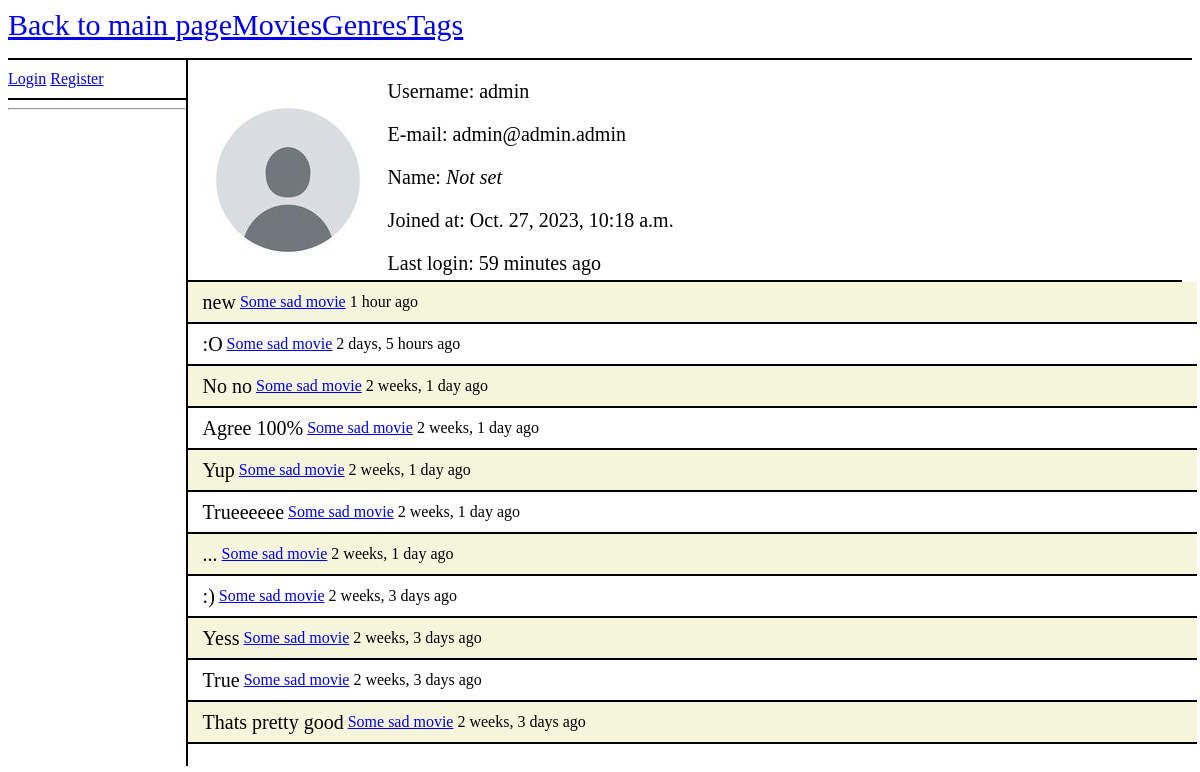
The page /movies/profile/1/ on the database its author committed.
### movies/models.py (models this page shows, shortened)
class Profile(models.Model):
    user = models.OneToOneField(User, on_delete=models.CASCADE)
    image = models.ImageField(default='default.jpg', upload_to='profile_pics')

class Comment(models.Model):
    content = models.TextField(max_length=500)
    author = models.ForeignKey(User, on_delete=models.SET_NULL, null=True)
    created_at = models.DateTimeField(auto_now_add=True)
    created_in = models.ForeignKey(Movie, on_delete=models.SET_NULL, null=True)
    reply = models.BooleanField(default=False)
    reply_to = models.ForeignKey('self', on_delete=models.SET_NULL, null=True)
    liked_by = models.ManyToManyField(User, related_name='liked_by')
    def __str__(self):
        return self.content

class Movie(models.Model):
    name = models.CharField(max_length=100)
    description = models.TextField(max_length=500)
    created_at = models.DateTimeField(auto_now_add=True)
    updated_at = models.DateTimeField(auto_now=True)
    created_by = models.ForeignKey(User, on_delete=models.SET_NULL, null=True, related_name='movies_created')
    updated_by = models.ForeignKey(User, on_delete=models.SET_NULL, null=True, related_name='movies_updated')
    public = models.BooleanField(default=False)
    genres = models.ManyToManyField(Genre)
    tags = models.ManyToManyField(Tag)
    image = models.ImageField(default='default-movie.png', upload_to='movie_pics')
    def __str__(self):
        return self.name

### movies/views.py (the view)
# urls.py: path("profile/<int:user_id>/", views.user_profile, name="user_profile"),
def user_profile(request, user_id):
    context = {}
    user = get_object_or_404(User, pk=user_id)
    if request.user.is_staff:
        comments = user.comment_set.all().order_by('-created_at')
    else:
        comments = user.comment_set.filter(created_in__public = True).order_by('-created_at')
    context["user"] = user
    context["comments"] = comments
    return render(request, "movies/user_profile.html", context)

### movies/templates/movies/user_profile.html (shortened to what this page needs)
{% extends 'movies/template.html' %}
{% load static %}
{% block left_panel %}
    <hr/>
{% endblock left_panel %}
{% block content %}
    <div class = "profile">
        <div class = "profile-info">
            <div class="movie-picture">
                <img src="{{ user.profile.image.url }}" alt="Profile picture">
            </div>
            <div class="profile-user-info">
                <p>Username: {{ user.username }}</p>
                {% if user.email %}
                    <p>E-mail: {{ user.email }}</p>
                {% else %}
                    <p>E-mail: <i>Not set</i></p>
                {% endif %}
                {% if user.first_name %}
                    <p>Name: {{ user.first_name }}</p>
                {% else %}
                    <p>Name: <i>Not set</i></p>
                {% endif %}
                <p>Joined at: {{ user.date_joined }}</p>
                <p>Last login: {{ user.last_login|timesince }} ago</p>
            </div>
        </div>
        {% for comment in comments %}
            <div class = "comment">
                {{ comment }} <span class = "comment-author">&nbsp<a href="{% url 'movie_detail' comment.created_in.id %}">{{ comment.created_in }}</a> {{ comment.created_at|timesince }} ago</span><br/>
            </div>
        {% endfor %}
    </div>
{% endblock content %}

### movies/static/styles/main.css (style rules this page uses)
body { background-color: white; }
.movie, .genre, .tag, .comment { font-size: 20px; min-height:40px; width:100%; border-bottom: 2px solid black; display: flex; align-items: center; padding-left: 15px; }
.comment-author { font-size: 16px; }
.movie:nth-child(2n), .genre:nth-child(2n), .tag:nth-child(2n), .comment:nth-child(2n) { background-color: #F5F5DC; }
.profile { float:left; width: 84%; height:90%; font-size: 20px; }
.profile-info { height: 200px; border-bottom: 2px solid black; }
.profile-picture > img, .movie-picture > img { float: left; width: 200px; }
.profile-user-info { width: 100%; height: 100%; }

### rows shown on the page
Comment: content "new", created_in "Some sad movie", created_at "1 hour"
Comment: content ":O", created_in "Some sad movie", created_at "2 days, 5 hours"
Comment: content "No no", created_in "Some sad movie", created_at "2 weeks, 1 day"
Comment: content "Agree 100%", created_in "Some sad movie", created_at "2 weeks, 1 day"
Comment: content "Yup", created_in "Some sad movie", created_at "2 weeks, 1 day"
Comment: content "Trueeeeee", created_in "Some sad movie", created_at "2 weeks, 1 day"
Comment: content "...", created_in "Some sad movie", created_at "2 weeks, 1 day"
Comment: content ":)", created_in "Some sad movie", created_at "2 weeks, 3 days"
Comment: content "Yess", created_in "Some sad movie", created_at "2 weeks, 3 days"
Comment: content "True", created_in "Some sad movie", created_at "2 weeks, 3 days"
Comment: content "Thats pretty good", created_in "Some sad movie", created_at "2 weeks, 3 days"

### other values the page prints
{{ user.username }} "admin"
{{ user.email }} "admin@admin.admin"
{{ user.date_joined }} "Oct. 27, 2023, 10:18 a.m."
{{ user.last_login|timesince }} "59 minutes"
